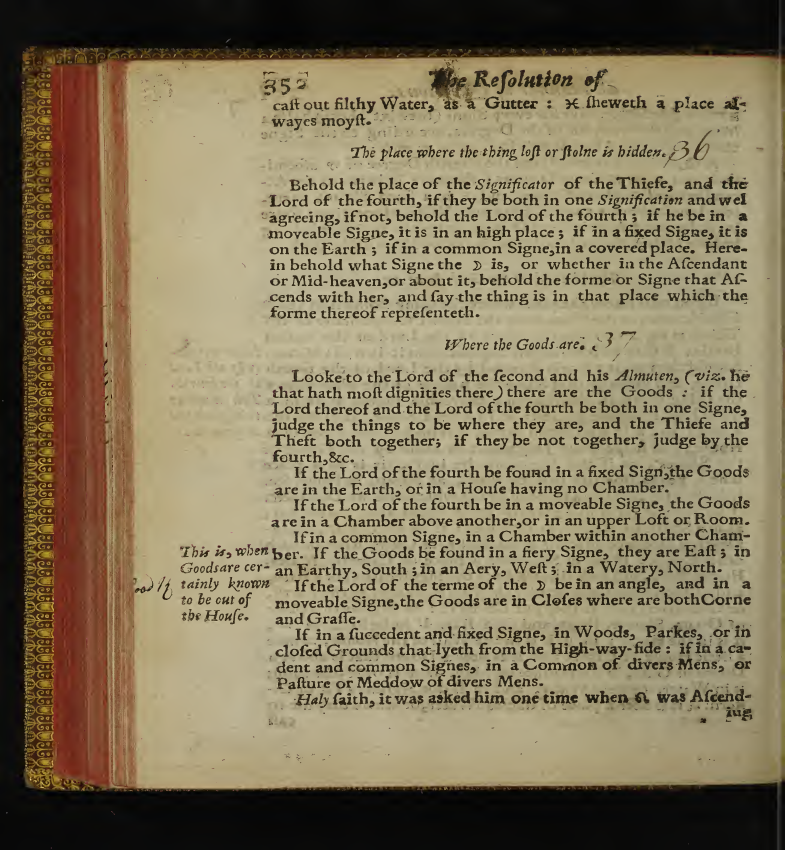
#> input picture tasks/astro-source-audit-multipass-20261005/batches/B02v/evidence/pdf-386.png, 1569 x 1700 px, found by its file name (shown at 1/2 size)
$ python make_haly_glyph.py
#> lines starting #> are read from the running program, lines starting #| are printed output that depends on the picture
from PIL import Image,ImageEnhance
from pathlib import Path
b=Path("/home/joel/humandesign-worktrees/astro-lilly-b02v-20261014/tasks/astro-source-audit-multipass-20261005/batches/B02v")
im=Image.open(b/"evidence/pdf-386.png").convert("RGB")
#> im is the input picture: PIL image 1569x1700 RGB; mean R, G, B 130.8, 117.7, 90.2
print(im.size)
#| (1569, 1700)
crop=im.crop((500,1450,1500,1610))
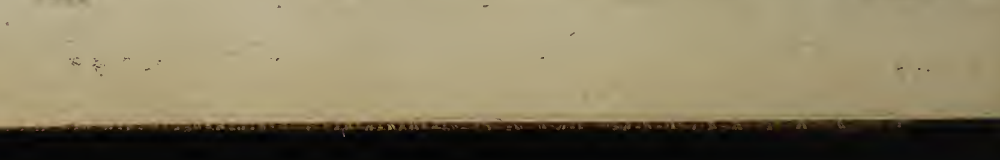
#> crop: PIL image 1000x160 RGB; mean R, G, B 135.8, 125.4, 96.7
crop=ImageEnhance.Contrast(crop).enhance(1.4)
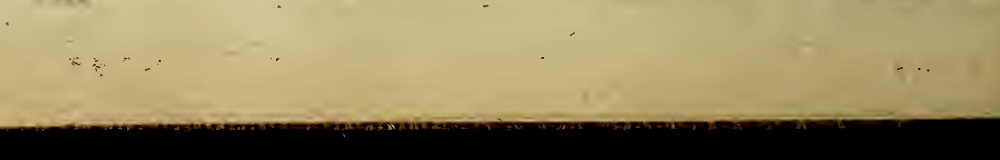
#> crop: PIL image 1000x160 RGB; mean R, G, B 147, 132.8, 93.7
crop=crop.resize((3000,480),Image.Resampling.LANCZOS)
#> crop: PIL image 3000x480 RGB
out=b/"independent_review/crops/haly-leo-glyph-review.png"
crop.save(out)
#> (the run stopped early here; a loop or call above may not have finished)

$ run again, with tasks/astro-source-audit-multipass-20261005/batches/B02v/evidence/pdf-381.png copied over tasks/astro-source-audit-multipass-20261005/batches/B02v/evidence/pdf-386.png
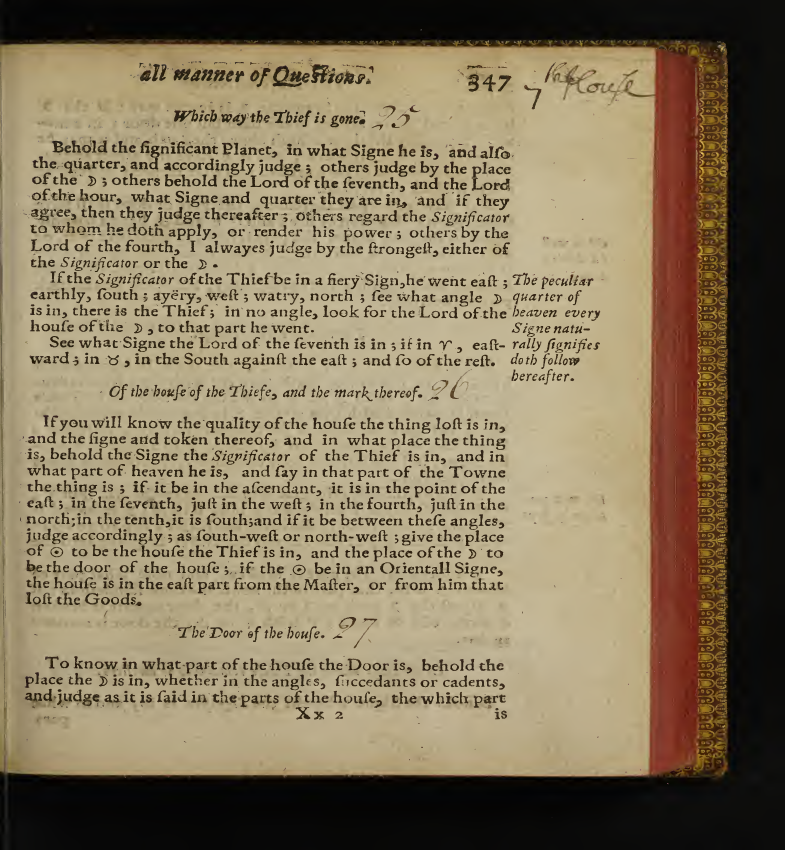
#> input picture tasks/astro-source-audit-multipass-20261005/batches/B02v/evidence/pdf-381.png, 1569 x 1700 px, found by its file name (shown at 1/2 size)
#> im is the input picture: PIL image 1569x1700 RGB; mean R, G, B 133, 118.4, 91.9
#| (1569, 1700)
#> `crop=im.crop((500,1450,1500,1610))`:
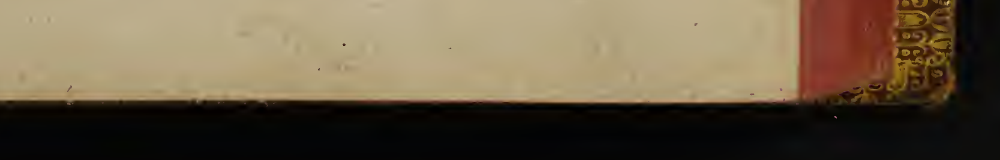
#> crop: PIL image 1000x160 RGB; mean R, G, B 106.6, 92.5, 70.5
#> `crop=ImageEnhance.Contrast(crop).enhance(1.4)`:
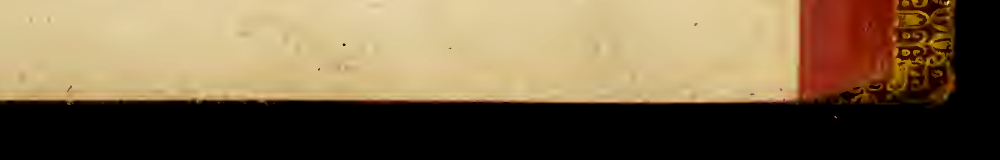
#> crop: PIL image 1000x160 RGB; mean R, G, B 121.6, 102.1, 72.7

$ run again, with tasks/astro-source-audit-multipass-20261005/batches/B02v/evidence/pdf-387.png copied over tasks/astro-source-audit-multipass-20261005/batches/B02v/evidence/pdf-386.png
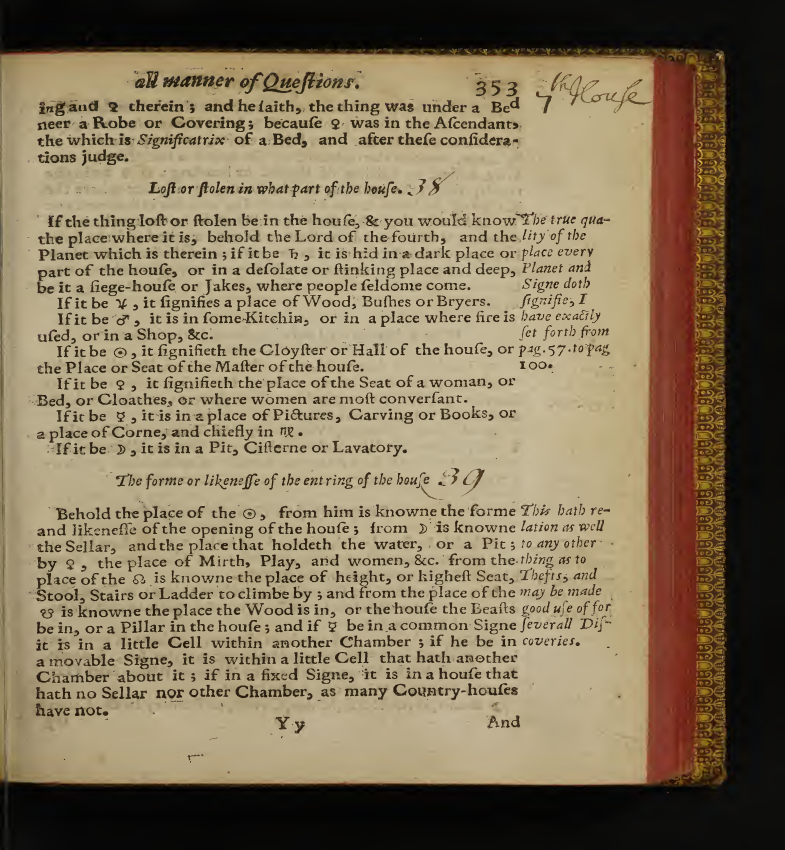
#> input picture tasks/astro-source-audit-multipass-20261005/batches/B02v/evidence/pdf-387.png, 1569 x 1700 px, found by its file name (shown at 1/2 size)
#> im is the input picture: PIL image 1569x1700 RGB; mean R, G, B 132.2, 117.3, 91.2
#| (1569, 1700)
#> `crop=im.crop((500,1450,1500,1610))`:
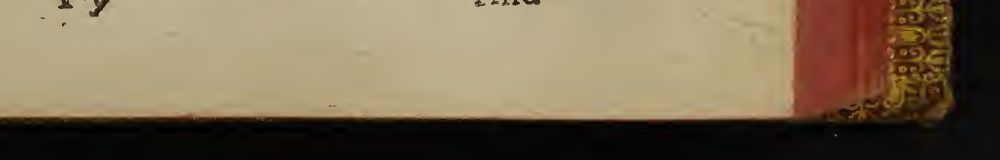
#> crop: PIL image 1000x160 RGB; mean R, G, B 124, 107.4, 82.6
#> `crop=ImageEnhance.Contrast(crop).enhance(1.4)`:
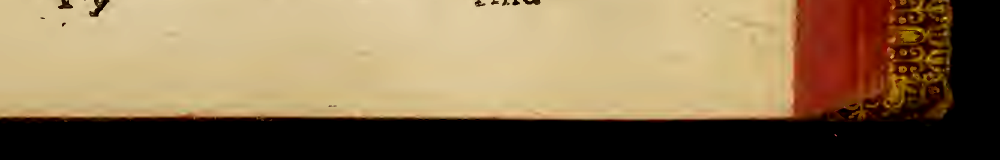
#> crop: PIL image 1000x160 RGB; mean R, G, B 138.1, 115.4, 82.6
